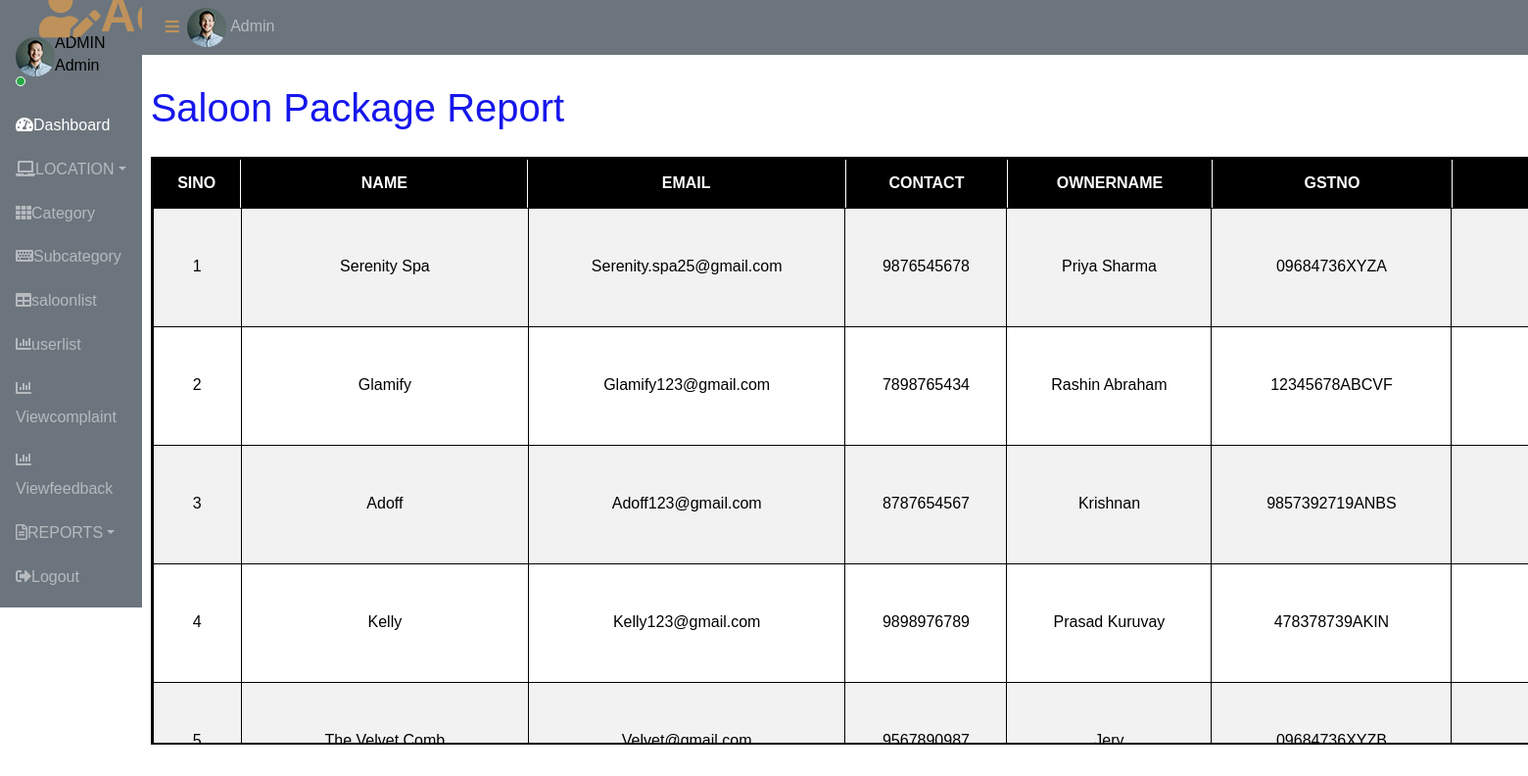
/Admin/SaloonPackageReport.php (signed in), run on the app's committed database.
### tables this page shows
CREATE TABLE `tbl_saloon` (
  `saloon_id` int(11) NOT NULL,
  `saloon_name` varchar(30) NOT NULL,
  `saloon_email` varchar(100) NOT NULL,
  `saloon_contact` varchar(30) NOT NULL,
  `saloon_password` varchar(30) NOT NULL,
  `saloon_address` varchar(40) NOT NULL,
  `saloon_logo` varchar(100) NOT NULL,
  `saloon_proof` varchar(100) NOT NULL,
  `saloon_status` int(11) NOT NULL DEFAULT 0,
  `place_id` int(11) NOT NULL,
  `saloon_ownername` varchar(30) NOT NULL,
  `saloon_gstno` varchar(100) NOT NULL,
  `saloon_doj` date NOT NULL,
  `saloon_reason` varchar(200) NOT NULL
);

### Admin/SaloonPackageReport.php (the view, shortened to what this page needs)
<?php
include("../Assets/Connection/Connection.php");
include('Header.php');
?>
<!DOCTYPE html>
<html xmlns="http://www.w3.org/1999/xhtml">
<head>
</head>
<body>
    <h1>Saloon Package Report</h1>
    <form id="form1" name="form1" method="post" action="">
        <div class="table-container">
        <table>
            <tr>
                <th>SINO</th>
                <th>NAME</th>
                <th>EMAIL</th>
                <th>CONTACT</th>
                <th>OWNERNAME</th>
                <th>GSTNO</th>
                <th>ADDRESS</th>
            </tr>
            <?php
            $i = 0;
            $sel="select * from tbl_saloon u
                  INNER JOIN tbl_place p on u.place_id=p.place_id
                  inner join tbl_district d on p.district_id=d.district_id
                  inner join tbl_state s on d.state_id=s.state_id
                  where saloon_status='1'";
            $row = $con->query($sel);
            while($data = $row->fetch_assoc()) {
                $i++;
                ?>
                <tr>
                    <td><?php echo $i; ?></td>
                    <td><?php echo $data["saloon_name"];?></td>
                    <td><?php echo $data["saloon_email"];?></td>
                    <td><?php echo $data["saloon_contact"];?></td>
                    <td><?php echo $data["saloon_ownername"];?></td>
                    <td><?php echo $data["saloon_gstno"];?></td>
                    <td><?php echo $data["saloon_address"];?></td>
                </tr>
                <?php
            }
            ?>
        </table>
        </div>
    </form>
</body>
</html>
<?php
include('Footer.php');
?>

### Admin/Header.php (shortened to what this page needs)
<?php
include("../Assets/Connection/Connection.php");
$select="select * from tbl_admin where admin_id='".$_SESSION['aid']."'";
$res=$con->query($select);
$data=$res->fetch_assoc();
?>
 <!DOCTYPE html>
<html lang="en">
<head>
    <link href="https://cdnjs.cloudflare.com/ajax/libs/font-awesome/5.10.0/css/all.min.css" rel="stylesheet">
    <link href="https://cdn.jsdelivr.net/npm/bootstrap-icons@1.4.1/font/bootstrap-icons.css" rel="stylesheet">
    <link href="../Assets/Templates/Admin/lib/owlcarousel/assets/owl.carousel.min.css" rel="stylesheet">
    <link href="../Assets/Templates/Admin/lib/tempusdominus/css/tempusdominus-bootstrap-4.min.css" rel="stylesheet" />
    <link href="../Assets/Templates/Admin/css/bootstrap.min.css" rel="stylesheet">
    <link href="../Assets/Templates/Admin/css/style.css" rel="stylesheet">
</head>
<body>
    <div class="container-fluid position-relative d-flex p-0">
        <div class="sidebar pe-4 pb-3">
            <nav class="navbar bg-secondary navbar-dark">
                <a href="index.html" class="navbar-brand mx-4 mb-3">
                    <span a href="Adminhome.php" class="text-primary"><i class="fa fa-user-edit me-2"></i>Admin</span>
                </a>
                <div class="d-flex align-items-center ms-4 mb-4">
                    <div class="position-relative">
                        <img class="rounded-circle" src="../Assets/Templates/Admin/img/user.jpg" alt="" style="width: 40px; height: 40px;">
                        <div class="bg-success rounded-circle border border-2 border-white position-absolute end-0 bottom-0 p-1"></div>
                    </div>
                    <div class="ms-3">
                        <h6 class="mb-0">ADMIN</h6>
                        <span>Admin</span>
                    </div>
                </div>
                <div class="navbar-nav w-100">
                    <a href="Adminhome.php" class="nav-item nav-link active"><i class="fa fa-tachometer-alt me-2"></i>Dashboard</a>
                    <div class="nav-item dropdown">
                        <a href="#" class="nav-link dropdown-toggle" data-bs-toggle="dropdown"><i class="fa fa-laptop me-2"></i>LOCATION</a>
                    </div>
                    <a href="Category.php" class="nav-item nav-link"><i class="fa fa-th me-2"></i>Category</a>
                    <a href="Subcategory.php" class="nav-item nav-link"><i class="fa fa-keyboard me-2"></i>Subcategory</a>
                    <a href="saloonlist.php" class="nav-item nav-link"><i class="fa fa-table me-2"></i>saloonlist</a>
                    <a href="userlist.php" class="nav-item nav-link"><i class="fa fa-chart-bar me-2"></i>userlist</a>
                    <a href="Viewcomplaint.php" class="nav-item nav-link"><i class="fa fa-chart-bar me-2"></i>Viewcomplaint</a>
                    <a href="Viewfeedback.php" class="nav-item nav-link"><i class="fa fa-chart-bar me-2"></i>Viewfeedback</a>
                    <div class="nav-item dropdown">
                        <a href="#" class="nav-link dropdown-toggle" data-bs-toggle="dropdown"><i class="far fa-file-alt me-2"></i>REPORTS</a>
                    </div>
                    <a href="../Logout.php" class="nav-item nav-link"><i class="fa fa-sign-out-alt me-2"></i>Logout</a>
                </div>
            </nav>
        </div>
        <div class="content">
            <nav class="navbar navbar-expand bg-secondary navbar-dark sticky-top px-4 py-0">
                <a href="#" class="sidebar-toggler flex-shrink-0">
                    <i class="fa fa-bars"></i>
                </a>
                <div class="navbar-nav align-items-center ms-auto">
                    <div class="nav-item dropdown">
                        <a href="#" class="nav-link " data-bs-toggle="dropdown">
                            <img class="rounded-circle me-lg-2" src="../Assets/Templates/Admin/img/user.jpg" alt="" style="width: 40px; height: 40px;">
                            <span class="d-none d-lg-inline-flex"><?php echo $data['admin_name']; ?></span>
                        </a>
                    </div>
                </div>
            </nav>
            <div class="container-fluid pt-4 px-4">
                <div class="row g-4">

### Admin/SaloonPackageReport.php (style rules this page uses)
body { font-family: Arial, sans-serif; background-color: #fff; color: #000; margin: 0; }
h1 { text-align: center; color: #1616eb; margin-bottom: 20px; }
.table-container { width: 100%; max-height: 600px; overflow-x: auto; overflow-y: auto; border: 2px solid #000; background: #fff; }
table { width: 150%; border-collapse: collapse; min-width: 1200px; }
th, td { border: 1px solid #000; padding: 10px; text-align: center; white-space: nowrap; }
th { background: #000; color: #fff; position: sticky; top: 0; z-index: 2; }
tr:nth-child(even) { background: #f2f2f2ff; }

### data on the page
tbl_saloon: saloon_name "Serenity Spa", saloon_email "Serenity.spa25@gmail.com", saloon_contact "9876545678", saloon_ownername "Priya Sharma", saloon_gstno "09684736XYZA"
tbl_saloon: saloon_name "Glamify", saloon_email "Glamify123@gmail.com", saloon_contact "7898765434", saloon_ownername "Rashin Abraham", saloon_gstno "12345678ABCVF"
tbl_saloon: saloon_name "Adoff", saloon_email "Adoff123@gmail.com", saloon_contact "8787654567", saloon_ownername "Krishnan", saloon_gstno "9857392719ANBS"
tbl_saloon: saloon_name "Kelly", saloon_email "Kelly123@gmail.com", saloon_contact "9898976789", saloon_ownername "Prasad Kuruvay", saloon_gstno "478378739AKIN"
tbl_saloon: saloon_name "The Velvet Comb", saloon_email "Velvet@gmail.com", saloon_contact "9567890987", saloon_ownername "Jery", saloon_gstno "09684736XYZB"

### other printed values
$data['admin_name'] "Admin"
